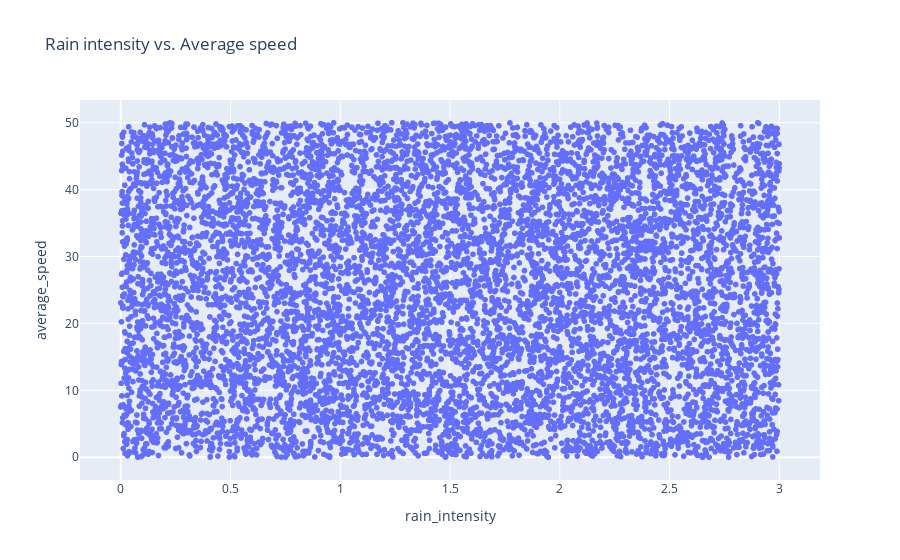

Notebook code for this chart:
### Code cell
fig = px.scatter(df, x = 'rain_intensity' ,y = 'average_speed',
              title = 'Rain intensity vs. Average speed')
fig.show()

### Figure 1 — Plotly figure (JSON) as saved in the notebook; plotly's stock layout.template omitted (floating-point values rounded to 4 significant figures; data arrays with more than 128 entries replaced by an {"elided": "..."} marker saying what was removed)
{"data": [{"hovertemplate": "rain_intensity=%{x}<br>average_speed=%{y}<extra></extra>", "legendgroup": "", "marker": {"color": "#636efa", "symbol": "circle"}, "mode": "markers", "name": "", "showlegend": false, "type": "scattergl", "x": {"elided": "8756 float values"}, "xaxis": "x", "y": {"elided": "8756 float values"}, "yaxis": "y"}], "layout": {"legend": {"tracegroupgap": 0}, "title": {"text": "Rain intensity vs. Average speed"}, "xaxis": {"anchor": "y", "domain": [0, 1], "title": {"text": "rain_intensity"}}, "yaxis": {"anchor": "x", "domain": [0, 1], "title": {"text": "average_speed"}}}}
